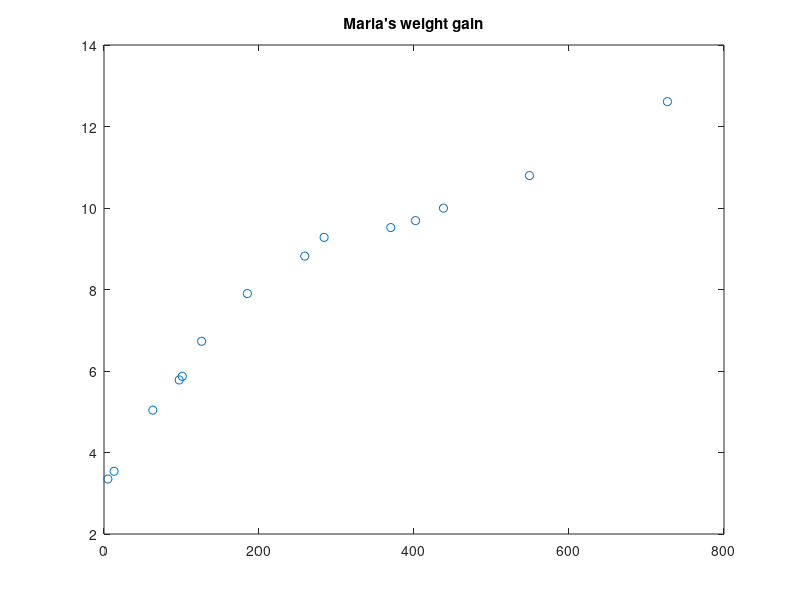
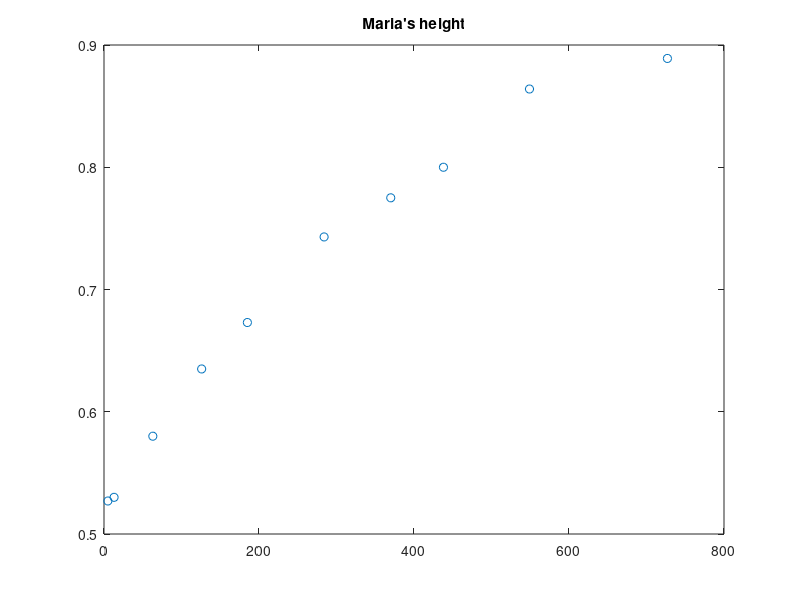
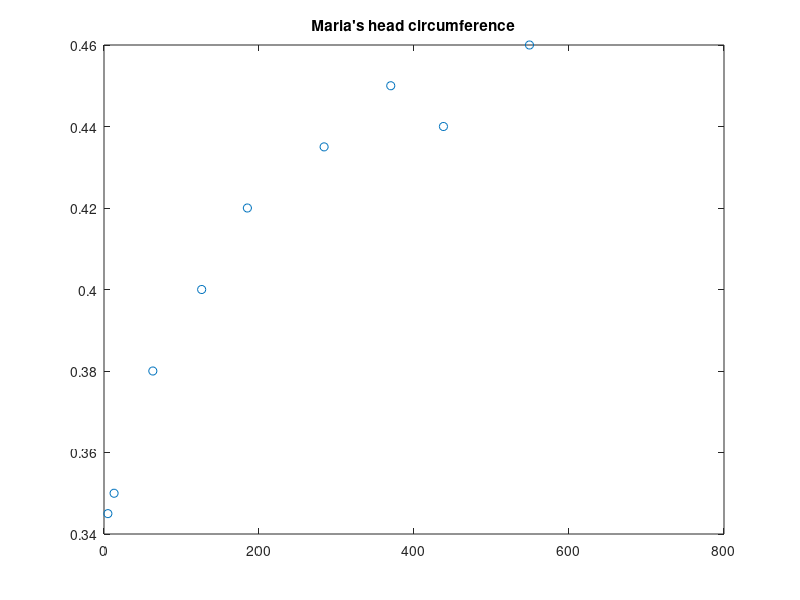
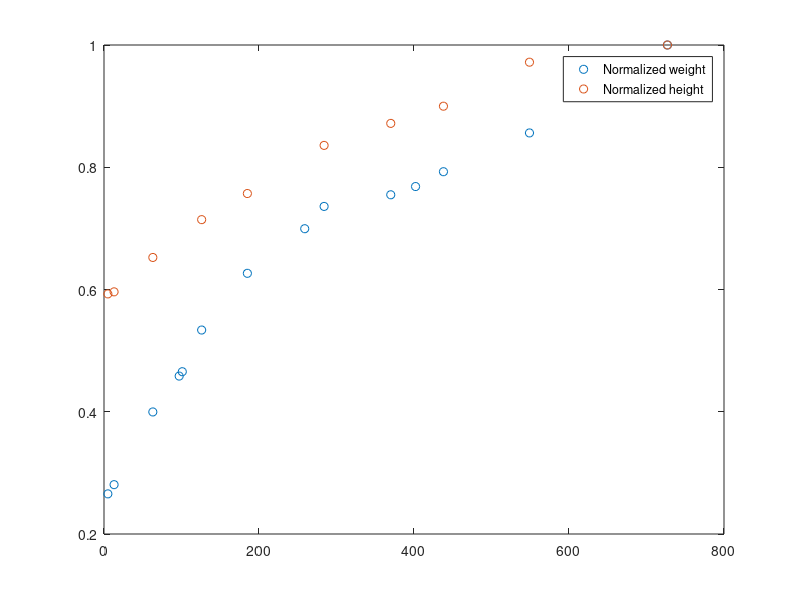

The MATLAB script that drew these images, in order:
%% initialize variables
%data has to be added manually
birthday = datenum('13-Jun-2014');
measurement_dates = {'15-Aug-2014','26-Jun-2014','18-Jun-2014','18-Sep-2014','22-Sep-2014','17-Oct-2014'...
    '15-Dec-2014','27-Feb-2015','24-Mar-2015','18-Jun-2015','20-Jul-2015','25-Aug-2015','14-Dec-2015','9-Jun-2016'};
measurement_weight = [5.04, 3.54, 3.35, 5.78, 5.87, 6.73, 7.90, 8.82, 9.28, 9.52, 9.69,9.996,10.796,12.61]; %in kg
measurement_height = [0.58, 0.53, 0.527, NaN, NaN, 0.635, 0.673, NaN, 0.743, 0.775, NaN,0.80,0.864,0.889]; %in m
measurement_head_circ = [0.38, 0.35, 0.345, NaN, NaN, 0.40, 0.42, NaN, 0.435, 0.45, NaN,0.44,0.46, NaN]; %in m %head circumference

today = datenum(date);
days_old = datenum(measurement_dates)-birthday;


%% plot the measurements 
close all;
h_fig_w = figure;
h_weight = plot(days_old, measurement_weight, 'o');
title('Maria''s weight gain');

h_fig_h = figure;
h_height = plot(days_old, measurement_height, 'o');
title('Maria''s height');

h_fig_head = figure;
h_head = plot(days_old, measurement_head_circ, 'o');
title('Maria''s head circumference');


%% plot normalized measurements
h_fig = figure;
normalized_w = measurement_weight / max(measurement_weight);
normalized_h = measurement_height / max(measurement_height);
h_plot_n = plot(days_old, normalized_w, 'o', days_old, normalized_h,'o');
legend('Normalized weight','Normalized height');

